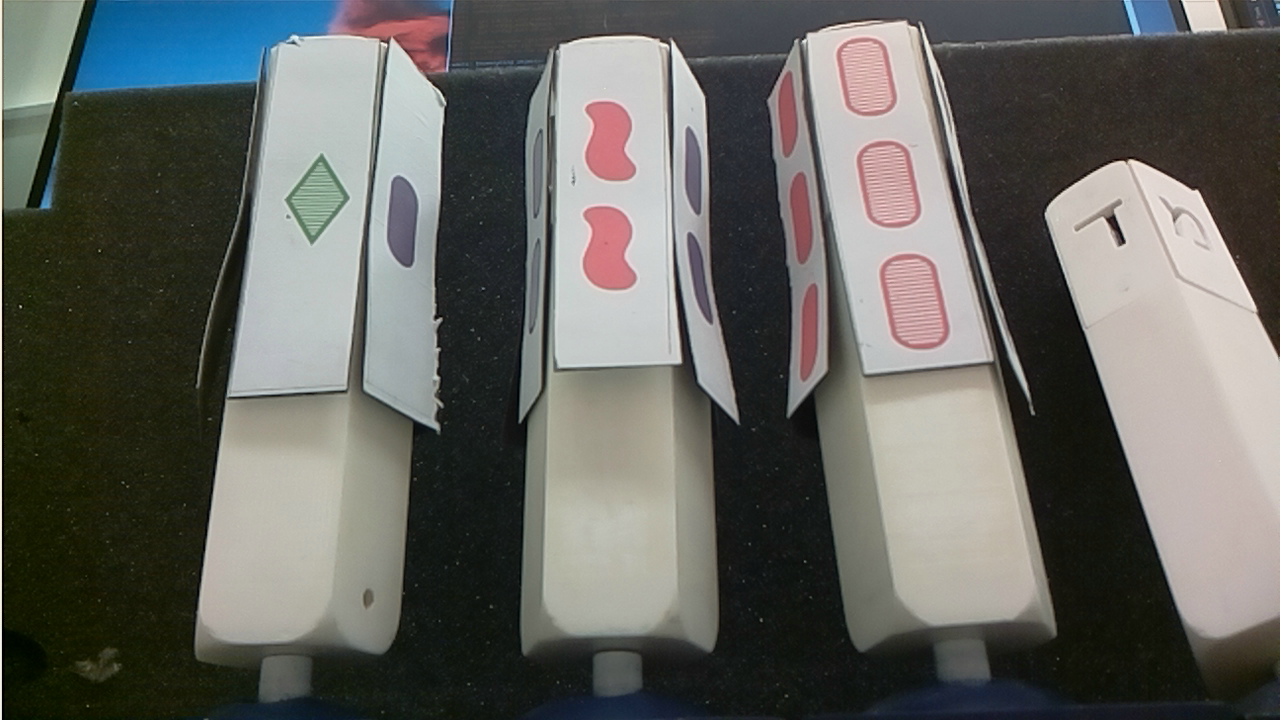
#> input picture example_images/old_cards.png, 1280 x 720 px
$ jupyter execute --allow-errors workflow.ipynb
#> lines starting #> are read from the running program, lines starting #| are printed output that depends on the picture; after the words box and inside, x2 and y2 are one past the last pixel; in counts of white or black regions, pixels touching at a corner belong together
### helpers.py
import os
import glob
from datetime import datetime
import cv2
import numpy as np
import pickle
import constants as const
import math
from collections import defaultdict
from shapely.geometry import LineString


# [8 lines left out: function pickle_saved_shapes, not called in this run]


def load_saved_shapes() -> list:
    """
    Load saved shapes from saved shapes pickled file

    :return: List of tuples [(shape_name, contour),...]
    """
    with open(const.SAVED_SHAPES_PICKLED_FILE, 'rb') as handle:
        return pickle.load(handle)


# [9 lines left out: function point_distance, not called in this run]


def get_contour_center(contour: np.array) -> np.array:
    """
    Calculate the center of a contour

    :param contour: Contour to calculate center of
    :return: Center of the contour
    """
    M = cv2.moments(contour)
    cX = int((M["m10"] / M["m00"]))
    cY = int((M["m01"] / M["m00"]))
    return np.array((cX, cY))


# [9 lines left out: function get_midpoint, not called in this run]


def get_line_slope(line: np.array) -> float:
    """
    Calculates line slope

    :param line: Line to calculate slope of
    :return: float of slope
    """
    if (line[1][0] - line[0][0]) == 0:
        return 1000
    return (line[1][1] - line[0][1]) / (line[1][0] - line[0][0])


# [13 lines left out: function get_lines_angle, not called in this run]


def get_flat_angle_pct(poly_approx: np.array) -> float:
    """
    Runs over poly_approx and returns pct of pairs that had a flat angle between them

    :param poly_approx: Polygon approximation of contour
    :return: float of pct of pairs that had a flat angle between them
    """
    l = len(poly_approx)
    flats = 0
    for idx, p1 in enumerate(poly_approx):
        p1 = p1[0]
        p2 = poly_approx[(idx + 1) % l][0]
        slope = get_line_slope([p1, p2])
        if abs(slope) < const.FLAT_ANGLE_THRESHOLD:
            flats += 1
    return flats / l


# [109 lines left out: functions get_line_intersection, get_contour_extreme_points, get_in_out_stats, match_shape_with_dest, match_card, save_image and 1 more, not called in this run]

### ColorLabeler.py
from collections import Counter
import multiprocessing as mp
from sklearn.cluster import MiniBatchKMeans
import numpy as np
import cv2
import constants as const


class ColorLabeler:
    """
    Object for color labeling shapes detected in image

    init color LAB values once for all instances

    code taken from:
    https://towardsdatascience.com/finding-most-common-colors-in-python-47ea0767a06a
    https://pyimagesearch.com/2016/02/15/determining-object-color-with-opencv/
    """
    white = cv2.cvtColor(np.array([[[255, 255, 255]]], dtype="uint8"), cv2.COLOR_RGB2LAB)[0][0]

    def __init__(self, image: np.ndarray):
        """
        Initialize color labeler

        Saves color classes as LAB, this representation is more accurate than RGB
        for distinguishing colors by euclidean distance

        :param image: image to label, must be in BGR color space, will be saved as LAB on self
        """
        self.lab_image = cv2.cvtColor(image, cv2.COLOR_BGR2LAB)

    # [80 lines left out: functions label_color, color_label_cluster_duo, kmeans_color_percentages, get_cnt_color_and_fill, not called in this run]

### workflow.ipynb
# Single Frame Workflow
This notebook breaks down the process that each frame goes through, from a video frame to a list of cards.

[cell 1]
import cv2
import numpy as np
import matplotlib.pyplot as plt
from sklearn.cluster import MiniBatchKMeans
from collections import defaultdict, Counter
import helpers
import constants as const
from ShapeLabeler import ShapeLabeler
from ColorLabeler import ColorLabeler

[cell 2]
def plot_image(image: np.ndarray, title: str, convert_color: bool = True):
    """
    Display image in notebook

    :param image: OpenCV image as np.ndarray
    :param title: Title of plot
    :param convert_color: If True, will convert from BGR to RGB
    """
    if convert_color:
        image = cv2.cvtColor(image, cv2.COLOR_BGR2RGB)
    plt.figure(figsize=(9, 9))
    plt.imshow(image)
    plt.title(title)
    plt.axis("off")
    plt.show()

[cell 3]
# Load image
image_path = "example_images/old_cards.png"
image = cv2.imread(image_path)
#> image is the input picture: shape (720, 1280, 3); mean B, G, R 95.8, 100.4, 100
plot_image(image, "Original Image")

# Load saved shapes, this shapes are used for comparing potential shapes to in the final classification stage
#> (the rest of this cell did not finish here and is left out)

[cell 4]
# Convert image to gray for adaptive thresholding
# this is used to extract contours from the image
gray = cv2.cvtColor(image, cv2.COLOR_BGR2GRAY)
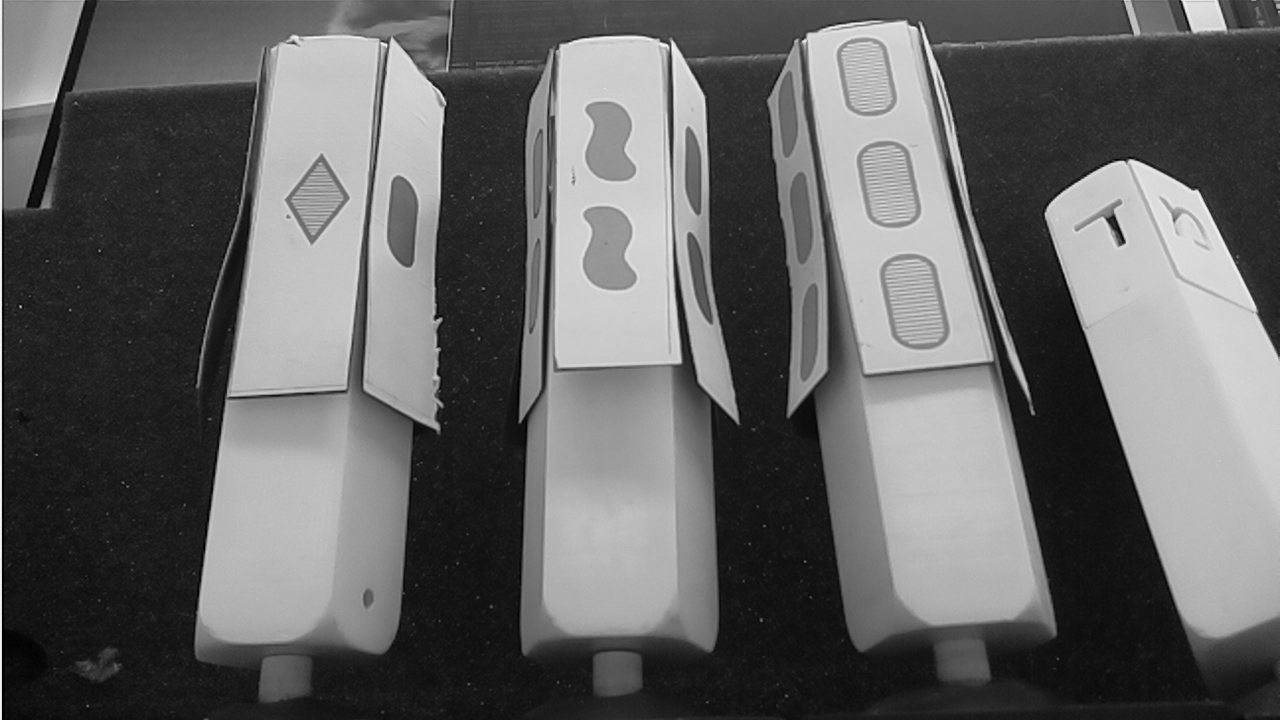
#> gray: shape (720, 1280); min 0, max 252, mean 99.7
params = const.ADAPTIVE_THRESHOLD_PARAMS
binary = cv2.adaptiveThreshold(gray, params[0], cv2.ADAPTIVE_THRESH_GAUSSIAN_C,
                               cv2.THRESH_BINARY, params[1], params[2])
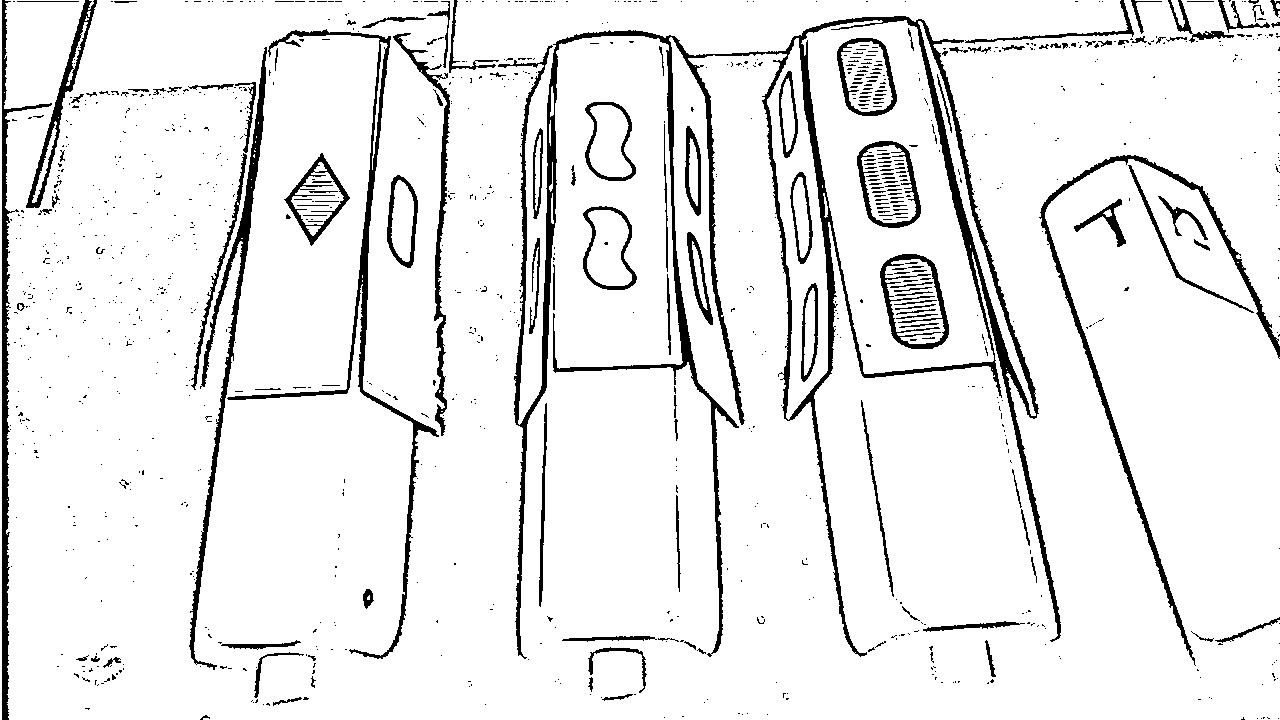
#> binary: shape (720, 1280); 91.9% white; 1097 black regions (950 under 20 px), largest, box (x1, y1, x2, y2) and area: (498, 16, 1061, 659) 25131, (227, 29, 439, 659) 4996, (1039, 155, 1280, 666) 4327
plot_image(binary, "Image After Adaptive Thresholding")
#> in plot_image (call 2), `image = cv2.cvtColor(image, cv2.COLOR_BGR2RGB)`: image: shape (720, 1280, 3); 91.9% white; 1097 black regions (950 under 20 px)

[cell 5]
# Contours are extracted from the image
# and areas are calculated and saved since they will be used multiple times later
all_contours, _ = cv2.findContours(binary, cv2.RETR_TREE, cv2.CHAIN_APPROX_SIMPLE)
#> all_contours = 1325 contours, 1071 with area under 20; largest, box (x1, y1, x2, y2) and area: (4, 0, 1280, 720) 903183, (497, 15, 1062, 660) 87676, (801, 20, 994, 374) 42174, (767, 38, 828, 420) 11990, (226, 28, 440, 660) 6417
all_contour_areas = [cv2.contourArea(cnt) for cnt in all_contours]
#> all_contour_areas = 1325 values, max 903183 at index 18, min 0 at index 0, mean 859.1

# Potentially relevant shapes are filtered based on area
bottom_thresh = image.shape[0] * image.shape[1] * const.POTENTIAL_SHAPE_SIZE_BOTTOM_THRESHOLD
#> bottom_thresh = 921.6
top_thresh = image.shape[0] * image.shape[1] * const.POTENTIAL_SHAPE_SIZE_TOP_THRESHOLD
#> top_thresh = 18432
potential_shapes = [(cnt, all_contour_areas[idx]) for idx, cnt in enumerate(all_contours)
                            if bottom_thresh <= all_contour_areas[idx] <= top_thresh]
#> potential_shapes = 25 items

# Sort potential shapes by size in descending order
# this makes sure that if we try to classify two contours that on is included in the other
# we will check the bigger one first
potential_shapes.sort(key=lambda c: c[1], reverse=True)
contour_areas = [c[1] for c in potential_shapes]
#> contour_areas = 25 values, max 11990.5 at index 0, min 1125 at index 24, mean 3137.2
potential_shapes = [c[0] for c in potential_shapes]
#> potential_shapes = 25 contours; largest, box (x1, y1, x2, y2) and area: (767, 38, 828, 420) 11990, (226, 28, 440, 660) 6417, (879, 253, 950, 350) 5205, (188, 46, 268, 671) 5126, (856, 140, 922, 229) 4464

# We are now left with these contours
image_copy = image.copy()
cont_image = cv2.drawContours(image_copy, potential_shapes, -1, (0, 255, 0), 5)
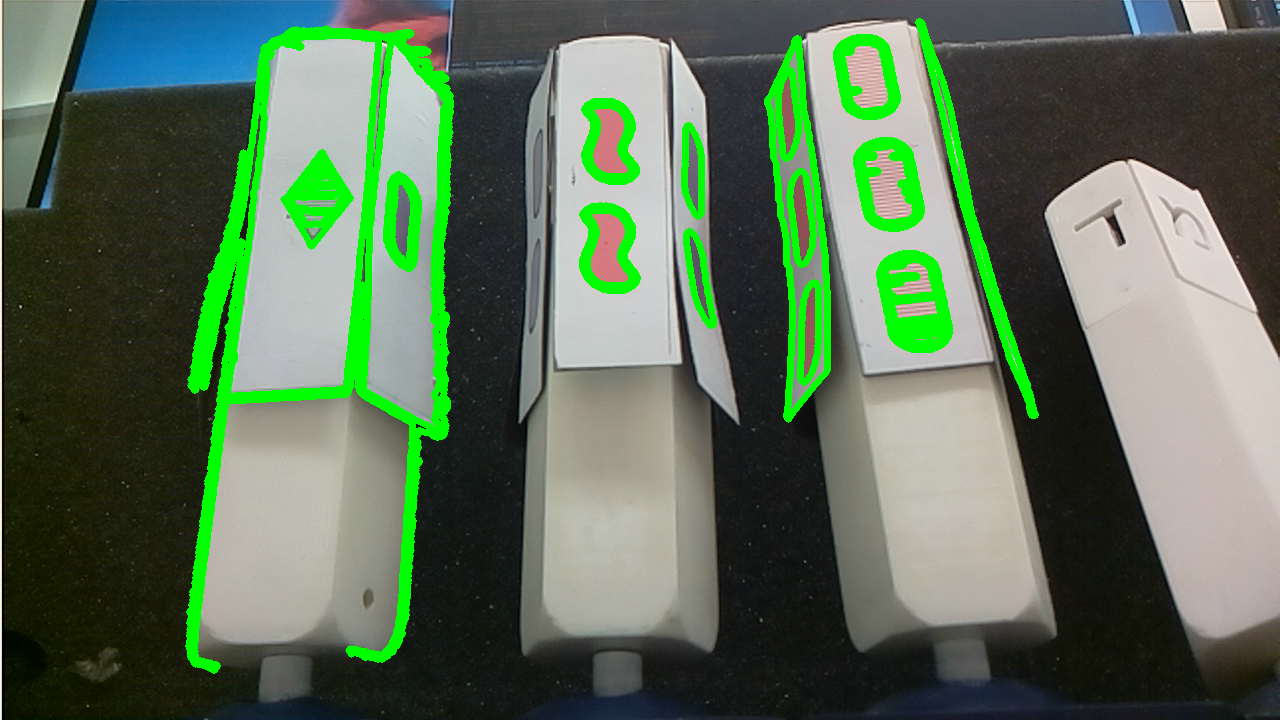
#> cont_image: shape (720, 1280, 3); mean B, G, R 87, 111.1, 90.3
plot_image(cont_image, "Contours After Filtering")

[cell 6]
# More fields that will be used multiple times and need to be saved to avoid redundant calculations
poly_approxes = [cv2.approxPolyDP(c, const.POLY_APPROX_FACTOR * cv2.arcLength(c, True), True)
                 for c in potential_shapes]
#> poly_approxes = 25 contours, 2 with area under 20; largest, box (x1, y1, x2, y2) and area: (767, 38, 828, 420) 12785, (189, 46, 267, 671) 10816, (226, 36, 440, 660) 8496, (879, 253, 950, 350) 5000, (856, 140, 922, 229) 4266
contour_centers = [helpers.get_contour_center(c) for c in potential_shapes]
#> contour_centers = 25 pairs, first value 218 to 972, second value 76 to 334

[cell 7]
def check_approx_contour_intersect(cnt_idx: int, contour_centers: list, marked_shapes: dict) -> bool:
    """
    Check if the given contour center is within the threshold distance of any other contour center
    A compute cheap approximation for checking if a given contour intersects with the existing classified shapes

    :param cnt_idx: Index of contour center to check
    :param contour_centers: List of contour centers
    :param marked_shapes: Dict of all shapes classified so far
    :return: True if an intersecting contour center is found, False otherwise
    """
    for idx2 in marked_shapes.keys():
        center1 = contour_centers[cnt_idx]
        center2 = contour_centers[idx2]
        dist = helpers.point_distance(center1, center2)
        if dist <= const.CONTOUR_CENTER_DISTANCE_INTERSECT_THRESHOLD:
            return True
    return False

# Init marked shapes, all shapes classified so far
# key: contour index, value: string of shape label
marked_shapes = {}

#> (the rest of this cell did not finish here and is left out)

## Shape Detection
In the cell above all the contours were classified by the `ShapeLabeler` class, let's take a deeper look at the process each shape went through.
The possible labels: `Diamond`, `Wave`, `Oval` and not relevant, which are simply not saved to the marked shapes dict.

First we'll look at the `Diamond` shape, each contour goes through a series of checks and if it passes all those checks it is labaled a Diamond.
All tests check that a geometric parameter is under a predefined threshold saved in `constants`, the tests:
1. The angle between the diagonals is close to 90 degress
2. The area of the shape calculated by OpenCV is close to half of the product of the diagonals (geometric diamond area calculation).
3. The center of the shape calculated by OpenCV is close to the intersection point of the diagonals
4. The width and height ratio of the shape is in a predefined range, this helps understand if we are looking at a shape that is directly in front of us or that is on one of the tiles that is angled and isn't of interest to us at the moment.

[cell 8]
# [10 lines left out: function crop_contour, not called in this run]


#> (the rest of this cell did not finish here and is left out)

In the image above you can see the diagonals, their intersection (in blue) and the center of the contour according to OpenCV (in red).
You can see that the red and blue points are almost identical, showing that passing this test means that the contour is more likely to be a diamond.

Now we can take a look at the `Wave` and `Oval` classification methods, both use a similar logic that proved to be very reliable.
Similar to the `Diamond`, there are a list of tests that a contour must pass in order to be a `Wave` \ `Oval`, the tests:
1. In Out stat (will be explained shortly) is in a predefined range.
2. The width and height ratio of the shape is in a predefined range, this helps understand if we are looking at a shape that is directly in front of us or that is on one of the tiles that is angled and isn't of interest to us at the moment.
3. Shape matching compared to the saved shapes mentioned earlier gets a good score.

More about In Out stat - while trying many methods to differentiate between `Wave` and `Oval` I thought about this method that proved to be veru reliable.
This method takes the [polygon approximation of a contour](https://docs.opencv.org/3.4/dd/d49/tutorial_py_contour_features.html#:~:text=4.%20Contour%20Approximation),
stretches lines between different points in the approximation according to a `jump` parameter and tests if middle point of the line is inside or outside the contour.

[cell 9]
# [31 lines left out: function draw_in_out_lines_and_points, not called in this run]


#> (the rest of this cell did not finish here and is left out)

As you can see in the figure above, the `Wave` has some middle points fall outside the contour, while the `Oval` doesn't.
This is a geometric property of these shapes which is always true, thus it proves as a reliable differentiating property.

Shape matching, `Wave` and `Oval` candidates also undergo shape matching using [OpenCV `matchShapes` method](https://docs.opencv.org/3.4/d5/d45/tutorial_py_contours_more_functions.html#:~:text=2%2D3X%20speedup.-,3.%20Match%20Shapes,-OpenCV%20comes%20with)
which tests the shape against the saved shapes that are loaded at the beginning of the process.
Why not use only this method? Because it is very inaccurate, it only proved helpful as a
final test once the code already suspects a shape could be a `Wave` or an `Oval`.

The final product of the shape detection stage is that only the relevant contours are labeled as you can see below.

[cell 10]
show_contours = image.copy()
shape_map = {'W': "Wave", 'D': "Diamond", 'O': "Oval"}

for cnt_idx, shape in marked_shapes.items():
    c_center = contour_centers[cnt_idx]
    show_contours = cv2.drawContours(show_contours, potential_shapes[cnt_idx], -1, (0, 255, 0), 5)
    show_contours = cv2.putText(show_contours, shape_map.get(shape), (c_center[0], c_center[1]), cv2.FONT_HERSHEY_SIMPLEX, 1.5, (255, 255, 255), 4)

plot_image(show_contours, "Shape Detection Results")

## Shape Grouping into Cards

In this stage the shapes are grouped into cards, this is done in a very simple manner because we can use
the fact that im this project, we will only see a single card in the vertical axis.
So the grouping is done based on a predefined threshold of image width that the centers of two cards can be
in order to be considered in the same card.

[cell 11]
show_shape_grouping = image.copy()
image_width = image.shape[1]
#> image_width = 1280
cards = defaultdict(list)
for cnt_idx, shape in marked_shapes.items():
    card_center = helpers.match_card(contour_centers[cnt_idx], cards, image_width)
    card_center = contour_centers[cnt_idx] if card_center is None else card_center
    cards[tuple(card_center)].append((cnt_idx, shape))

for card, shapes in cards.items():
    card_cnt = np.concatenate([potential_shapes[s[0]] for s in shapes])
    x, y, w, h = cv2.boundingRect(card_cnt)
    show_shape_grouping = cv2.rectangle(show_shape_grouping, (x, y), (x + w, y + h), (255, 0, 0), 2)

plot_image(show_shape_grouping, "Shape Grouping Results")

## Color and Fill

Now that we have each of the shapes and the shapes grouped into cards
, we need to understand the color and fill of each card.
The method that proved most reliable was using KMeans with K=2 on the color values of the pixels
in the bounding box of the biggest shape in each card.\
Why use the pixels in the bounding box and not the pixels in the contour?
Getting only the pixels inside the contour is CPU intensive, and since the background of the
shape and the card are the same color, the bounding box proved to be accurate enough.\
Why set K=2? Because for every shape we will have two colors, white paired with red, green or blue.

I got to this idea from [this post](https://towardsdatascience.com/finding-most-common-colors-in-python-47ea0767a06a) which was very helpful :)

Before running KMeans the image is converted to the [LAB color space](https://www.xrite.com/blog/lab-color-space)
, in this space euclidean distance between colors is more true to real life.

[cell 12]
# [43 lines left out: functions plot_side_by_side, get_palette_image, not called in this run]

rgb_image = cv2.cvtColor(image, cv2.COLOR_BGR2RGB)
lab_image = cv2.cvtColor(image, cv2.COLOR_BGR2LAB)
#> lab_image: shape (720, 1280, 3); mean of channels 0, 1, 2 103.7, 127.4, 130.7
clt = MiniBatchKMeans(n_clusters=2, tol=1e-3)

for shapes in cards.values():
    first_shape_cnt = potential_shapes[shapes[0][0]]
    x, y, w, h = cv2.boundingRect(first_shape_cnt)
    rgb_rect_pixels = rgb_image[y:y + h, x:x + w]
    lab_rect_pixels = lab_image[y:y + h, x:x + w]
    palette = get_palette_image(clt.fit(lab_rect_pixels.reshape(-1, 3)))
    plot_side_by_side(rgb_rect_pixels, palette)

We can see that each shape has a cluster that is close to white and a cluster that isn't.
The proportion between the two clusters is shown by the cluster size and this proportion determines the fill.
The fill can be `Full`, `Empty` or `Stripped`, which will be classified according to the range the proportion falls into.

In order to determine the color between `Red`, `Blue` and `Green` the hue element of [HSV](https://www.lifewire.com/what-is-hsv-in-design-1078068)
is used. This proved to be most reliable and robust when it comes to different lighting conditions.
The process first detects the non-white color and then sees which one of the three predefined
hue values (one for each color) it is closest to.

## Final Result

Here you can see the final result marked on the image.
Each card in represented in the following format:
1. Shape: O - Oval / W - Wave / D - Diamond
2. Color: R - Red / G - Green / P - Purple
3. Amount: 1 / 2 / 3
4. Fill: C - Clear / S - Striped / F - Full

So for example a Diamond, Red, 3, Full card would be encoded as: DR3F

[cell 13]
color_labeler = ColorLabeler(image)
final_result = show_shape_grouping

for card_center, shapes in cards.items():
    cnt_idx, shape = shapes[0]
    cnt = potential_shapes[cnt_idx]
    color, fill = color_labeler.get_cnt_color_and_fill(cnt, shape)
    count = len(shapes)
    card_value = f"{shape}{color}{count}{fill}"
    card_cnt = np.concatenate([potential_shapes[s[0]] for s in shapes])
    x, y, w, h = cv2.boundingRect(card_cnt)
    final_result = cv2.putText(show_shape_grouping, card_value, (x - 20, y + h + 40), cv2.FONT_HERSHEY_SIMPLEX, 1, (255, 255, 255), 3)

plot_image(final_result, "Final Result")
